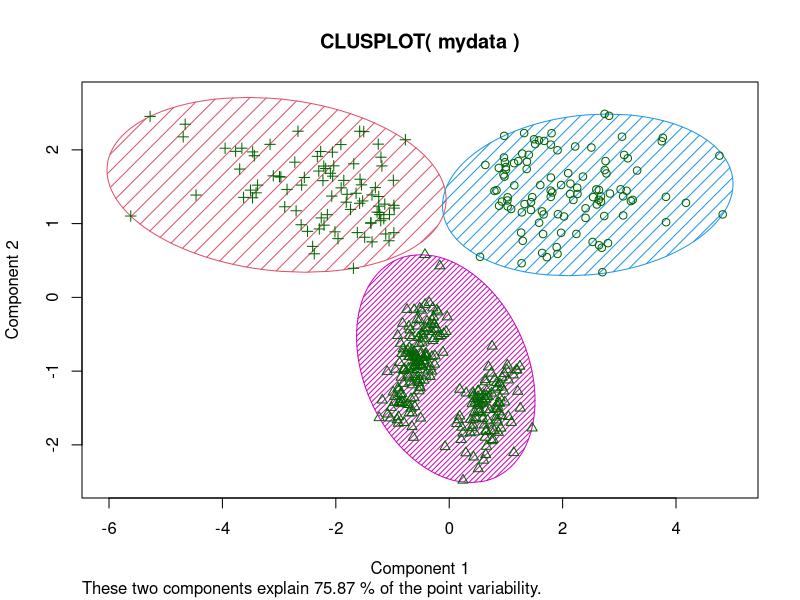
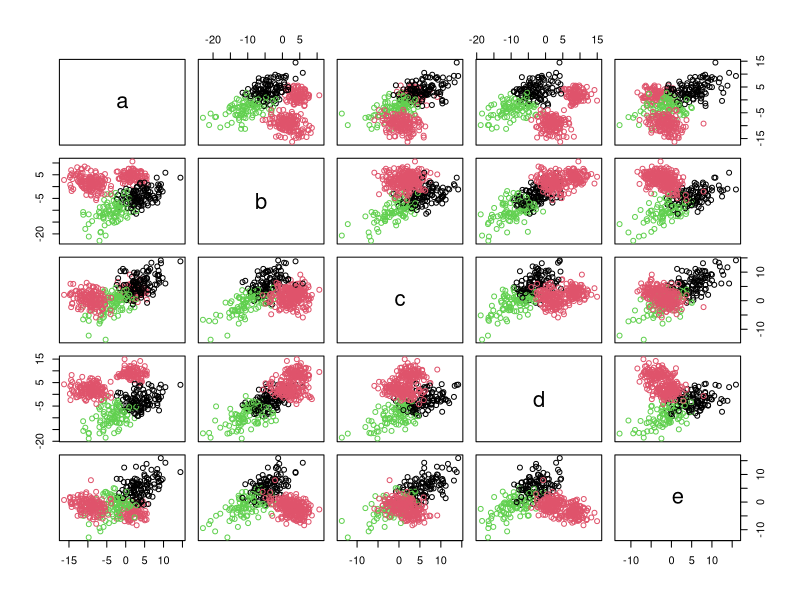

Write the R code that produced these figures, in order.
mydata <- read.csv("kmeans.csv")

# K-Means Cluster Analysis
fit <- kmeans(mydata, 3) # 5 cluster solution

# get cluster means 
aggregate(mydata,by=list(fit$cluster),FUN=mean)

# append cluster assignment
mydata <- data.frame(mydata, fit$cluster)

# vary parameters for most readable graph
library(cluster) 
clusplot(mydata, fit$cluster, color=TRUE, shade=TRUE, 
         , lines=0)

with(mydata, pairs(mydata[-6], col=c(1:5)[fit$cluster])) 

# Centroid Plot against 1st 2 discriminant functions
library(fpc)
#plotcluster(mydata, fit$cluster)

#fviz_cluster(final, data = df)
